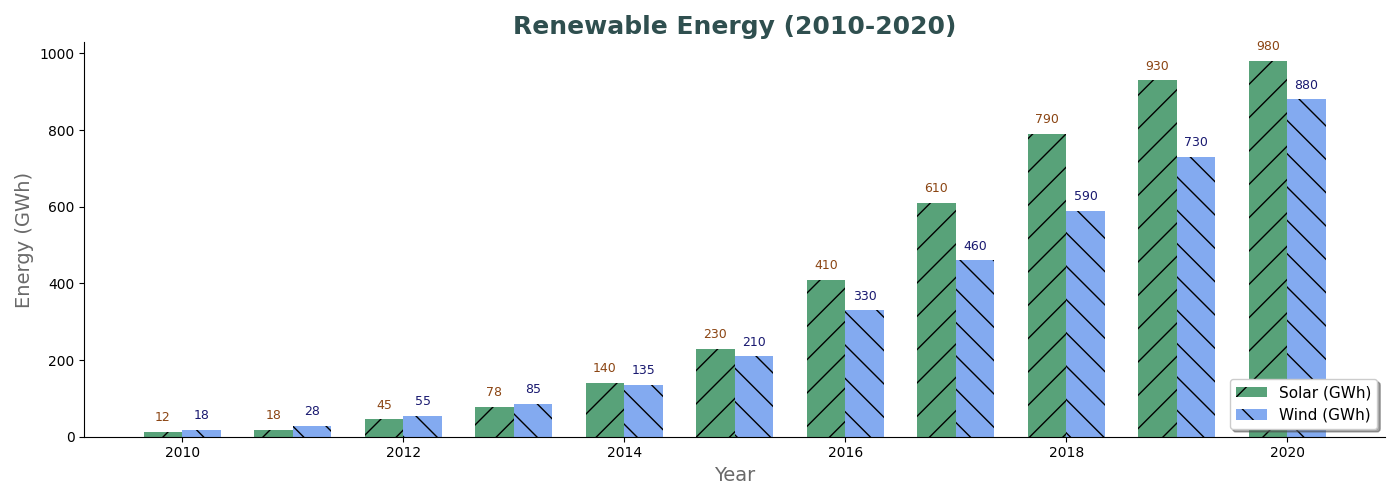

This chart was generated by the following Python code:
import matplotlib.pyplot as plt
import numpy as np

years = np.arange(2010, 2021)
solar_energy = np.array([12, 18, 45, 78, 140, 230, 410, 610, 790, 930, 980])
wind_energy = np.array([18, 28, 55, 85, 135, 210, 330, 460, 590, 730, 880])

fig, ax1 = plt.subplots(figsize=(14, 5))

bar_width = 0.35
bar1 = ax1.bar(years - bar_width / 2, solar_energy, bar_width, label='Solar (GWh)', color='seagreen', alpha=0.8, hatch='/')
bar2 = ax1.bar(years + bar_width / 2, wind_energy, bar_width, label='Wind (GWh)', color='cornflowerblue', alpha=0.8, hatch='\\')

for bar in bar1:
    height = bar.get_height()
    ax1.text(bar.get_x() + bar.get_width() / 2.0, height + 20, f'{height}', ha='center', va='bottom', fontsize=9, color='saddlebrown')
for bar in bar2:
    height = bar.get_height()
    ax1.text(bar.get_x() + bar.get_width() / 2.0, height + 20, f'{height}', ha='center', va='bottom', fontsize=9, color='midnightblue')

ax1.set_title("Renewable Energy (2010-2020)", fontsize=18, fontweight='bold', color='darkslategray')
ax1.set_xlabel("Year", fontsize=14, color='dimgray')
ax1.set_ylabel("Energy (GWh)", fontsize=14, color='dimgray')

ax1.legend(loc='lower right', fontsize=11, shadow=True)
ax1.spines['top'].set_visible(False)
ax1.spines['right'].set_visible(False)

plt.tight_layout()
plt.show()
